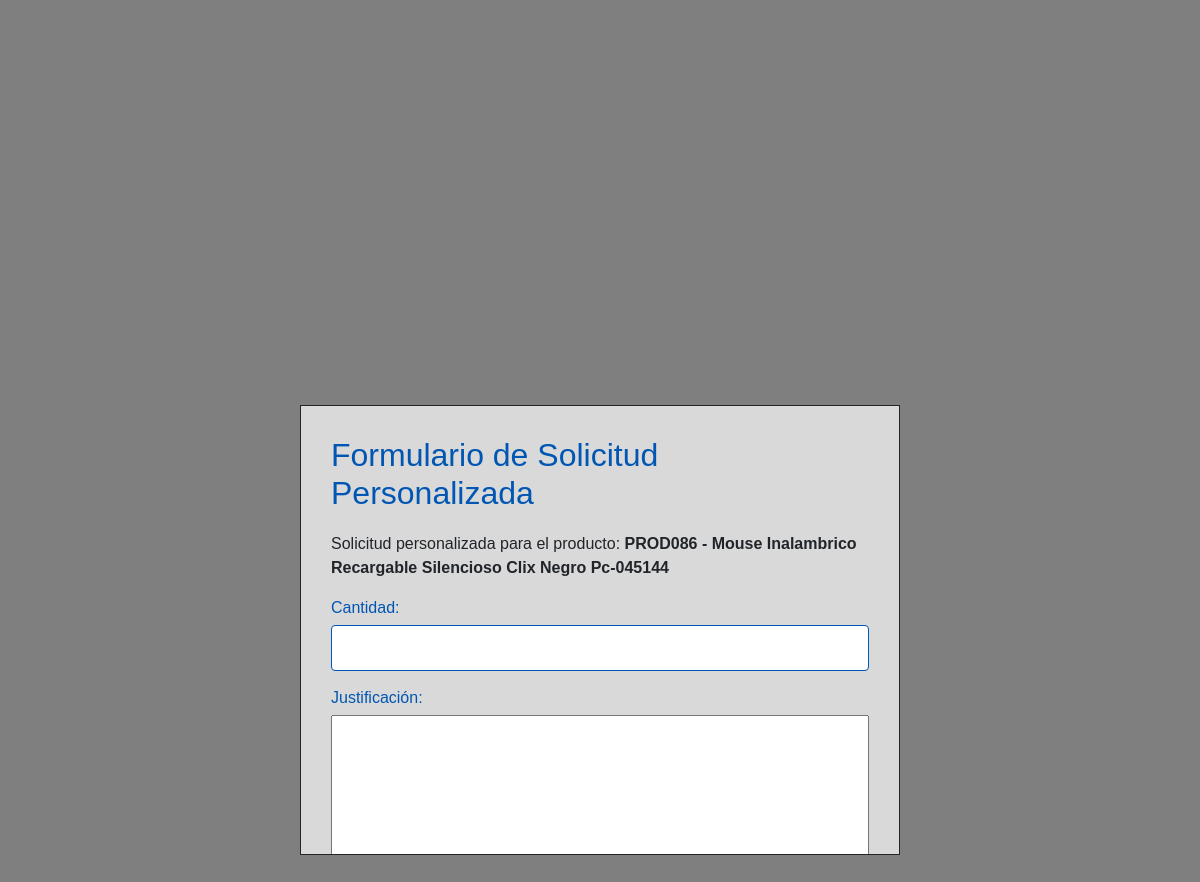
The page /PAPELERIA/solicitar_producto.php?product_id=PROD086&product_desc=Mouse+Inalambrico+Recargable+Silencioso+Clix+Negro+Pc-045144 (signed in) on the database its author committed.
### tables this page shows
CREATE TABLE `productos` (
  `id` varchar(10) NOT NULL,
  `imagen` varchar(255) NOT NULL,
  `descripcion` text NOT NULL,
  `activo` tinyint(1) NOT NULL DEFAULT 1,
  `stock` int(11) NOT NULL DEFAULT 10,
  `presentacion` varchar(80) DEFAULT NULL,
  `created_at` timestamp NOT NULL DEFAULT current_timestamp()
);

### PAPELERIA/Solicitar_producto.php (the view, shortened to what this page needs)
<?php
require 'C:\xampp\htdocs\db_connect.php';
$productExists = null;
if (isset($_GET['product_id']) && isset($_GET['product_desc'])) {
    $productCode = $_GET['product_id'];
    $query = "SELECT id, descripcion FROM productos WHERE id = ?";
    $stmt = $conn->prepare($query);
    $stmt->bind_param("s", $productCode);
    $stmt->execute();
    $result = $stmt->get_result();
    $product = $result->fetch_assoc();
    if ($product) {
        $productExists = true;
    } else {
        $productExists = false;
    }
}
?>
<!DOCTYPE html>
<html>
<head>
    <link rel="stylesheet" href="https://stackpath.bootstrapcdn.com/bootstrap/4.5.2/css/bootstrap.min.css">
    <link rel="stylesheet" type="text/css" href="/styles.css">
    <link rel="stylesheet" type="text/css" href="solstyles.css">
</head>
<body>
    <div class="container">
        <h2>Formulario de Solicitud Personalizada</h2>
        <?php if ($productExists): ?>
            <p>Solicitud personalizada para el producto: <strong><?php echo $product['id'] . " - " . $product['descripcion']; ?></strong></p>
        <?php else: ?>
            <p style="color: red;">El producto no existe.</p>
        <?php endif; ?>
        <form method="POST" action="">
            <div class="input-group">
                <label>Cantidad:</label>
                <input type="number" name="quantity" required min="1">
            </div>
            <div class="input-group">
                <label>Justificación:</label>
                <textarea name="justification" required></textarea>
            </div>
        </form>
    </div>
</body>
</html>

### styles.css (style rules this page uses)
body { font-family: Arial, sans-serif; background-color: rgba(0, 0, 0, 0.5) !important; display: flex; justify-content: center; align-items: center; height: 100vh; margin: 0; }
h2 { color: #0056b3; margin: 0 0 20px; }
.input-group { margin-bottom: 15px; text-align: left; }
.input-group label { display: block; color: #0056b3; margin-bottom: 5px; }
.input-group input { width: 100%; padding: 10px; border: 1px solid #0056b3; border-radius: 4px; box-sizing: border-box; }

### PAPELERIA/solstyles.css (style rules this page uses)
.container { width: 600px; max-height: 450px; overflow-y: auto; margin: 0 auto; border: 1px solid; padding: 30px; background-color: rgba(255, 255, 255, 0.7); }
.input-group, .btn { width: 100%; }
table, .input-group, .btn { margin-top: 10px; }
textarea { width: 100%; height: 150px; resize: none; }

### rows shown on the page
productos: id "PROD086", descripcion "Mouse Inalambrico Recargable Silencioso Clix Negro Pc-045144"
